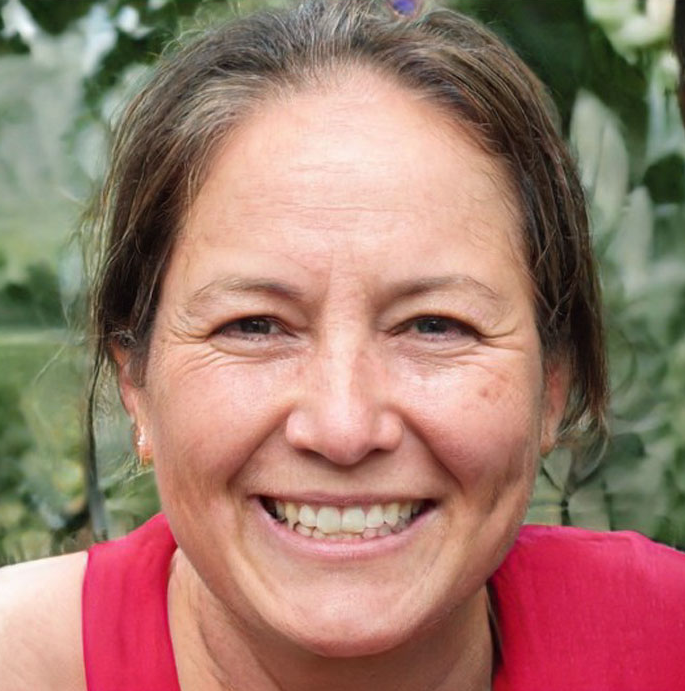
%> input picture MATLAB_Data_Analysis_and_Statistics/simple.png, 685 x 691 px
$ octave 2-D_Gradiant_Filter_1A.m   (GNU Octave 9; MATLAB toolbox functions it lacks are replaced by stand-ins)
%> lines starting %> are read from the running program, lines starting %| are printed output that depends on the picture
%%
clc
clear all
%%
tic
img = imread("simple.png");
%> img is the input picture: size 691x685x3 uint8; mean R, G, B 159.3, 122.7, 109.4
gimg = rgb2gray(img);
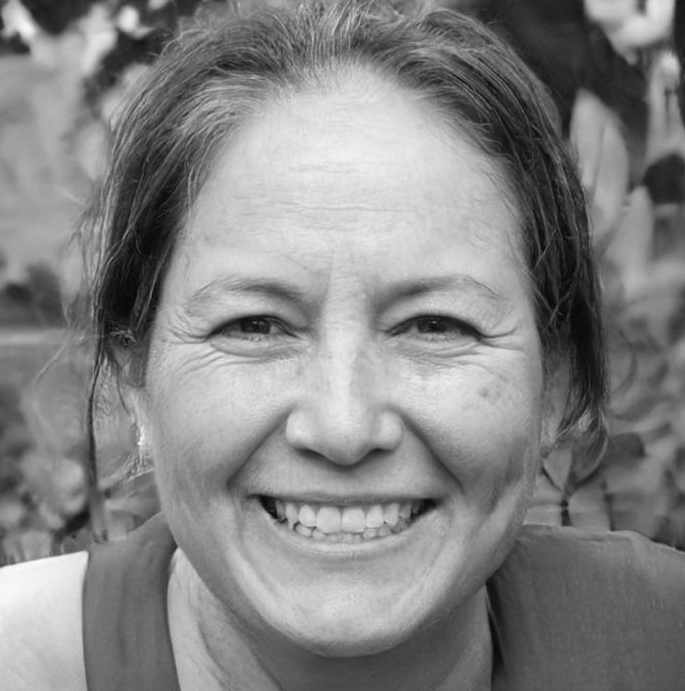
%> gimg: size 691x685 uint8; min 4, max 251, mean 132.1
subplot(221)
imshow(gimg)
title('Original image')
Gx = [+1 +2 +1; 0 0 0; -1 -2 -1];
Gy = Gx';
grad_x = conv2(gimg, Gx);
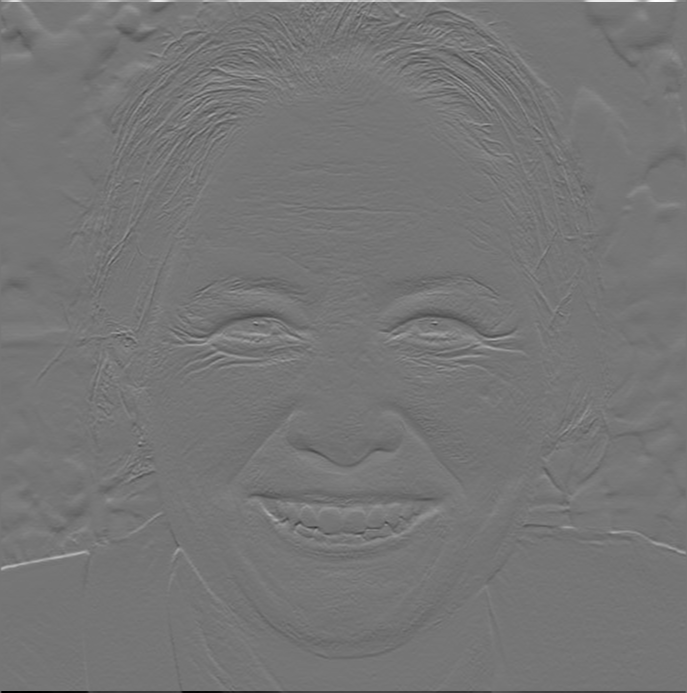
%> grad_x: size 693x687 double; min -772, max 897, mean 0; drawn with min black and max white
grad_y = conv2(gimg, Gy);
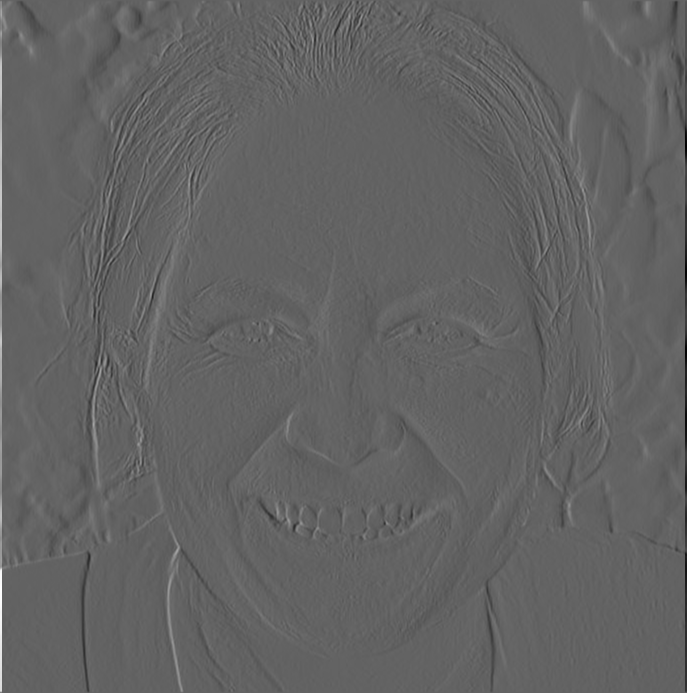
%> grad_y: size 693x687 double; min -634, max 998, mean 0; drawn with min black and max white

subplot(222)
imshow(uint8(grad_x))
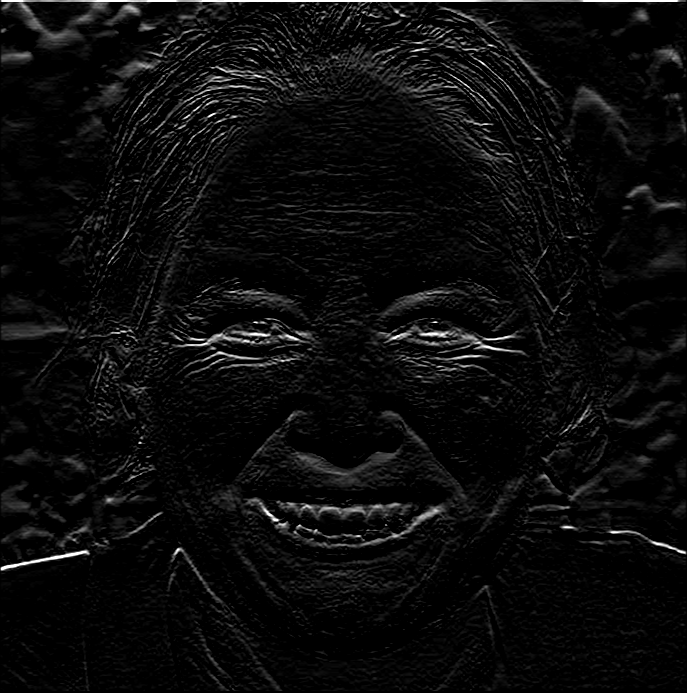
%> displayed picture: size 693x687, on the screen's scale of 0 to 255; min 0, max 255, mean 11.6
title('Gradiant x-direction')

subplot(223)
imshow(uint8(grad_y))
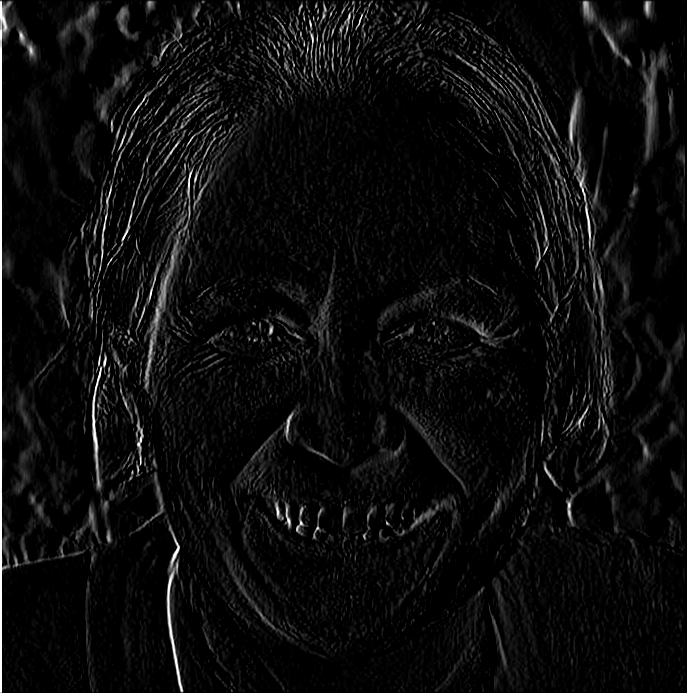
%> displayed picture: size 693x687, on the screen's scale of 0 to 255; min 0, max 255, mean 12.3
title('Gradiant y-direction')

G = sqrt(grad_x.^2 + grad_y.^2);
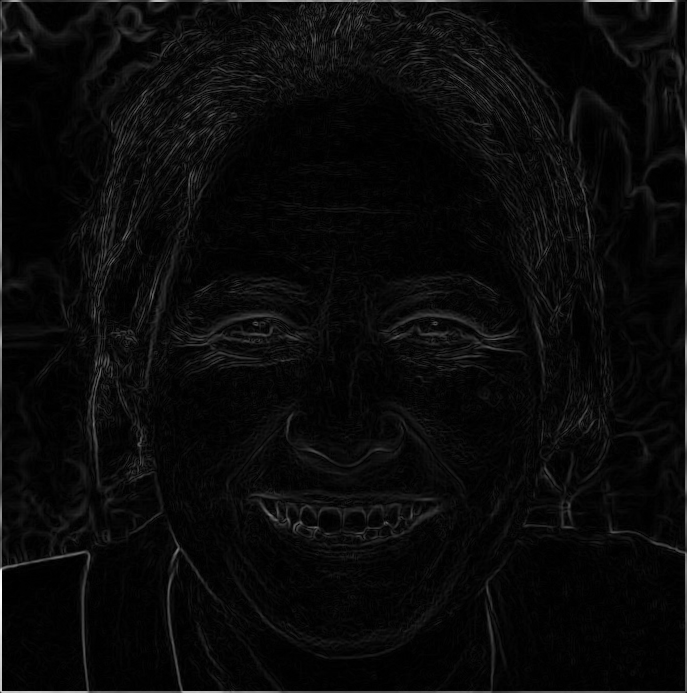
%> G: size 693x687 double; min 0, max 998, mean 41.2; drawn with min black and max white
subplot(224)
imshow(uint8(G))
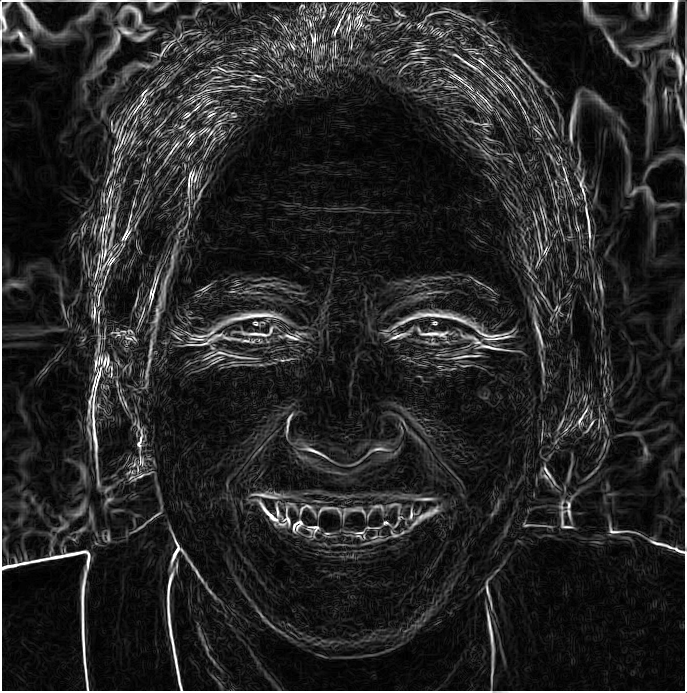
%> displayed picture: size 693x687, on the screen's scale of 0 to 255; min 0, max 255, mean 38.9
title('Gradiant magnitude')
toc
